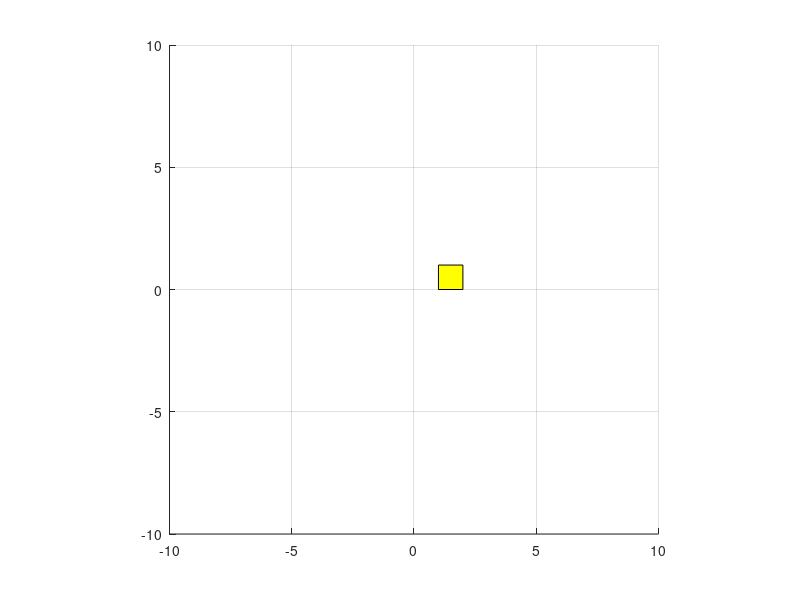

Reproduce this figure in MATLAB. (Note: this script raises an error after producing the figure.)
clc
clearvars
% 
% 
% x = [0 10 10 0];
% y = [0 0 2 2];
% patch(x,y,'red')
% axis([0 10 0 10])
% 
% pi = 0:0.1:2*pi;
% % x = sin(pi)+1;
% % y = cos(pi)+3;
% % x=[0 0.25 1.25 1.5 0.75];
% % y=[3 2 2 3 3.5];
% % oblik = patch(x,y,'red');
% 
% x1 = x;
% y1 = y;
% 
% % for i=1:5
% 
% n=1;
% 
% x=[0 0.25 1.25 1.5 0.75];
% y=[3 2 2 3 3.5];
% 
% for i=1:480
% 
% 
% 
% oblik = patch(x,y,'red');
%     
%      rotate(oblik,[0 0 1],-2,[n 2.75 0])
%     n=n+0.01;
%     pause(1/960)
% end
% % 
% % for i=1:480
% %     x1 = x1-0.01;
% %     set(oblik, 'x', x1)
% %     
% %     pause(1/960)
% % end
% % end
% 
% 
% 
% 
% 
x = [1 1 2 2];
y = [0 1 1 0];
g = hgtransform;
patch(x,y,'y','Parent',g)
axis equal
grid on

xlim([-10 10])
ylim([-10 10])


r1 = 0;
r2 = 2*pi/3;

pt1 = [1 2 3];
pt2 = [1 2 10];
pt3 = [1 20 10];
for t=linspace(0,1,100)
  g.Matrix = makehgtform('translate',[pt1*t pt2*t pt3*t]);%%%'zrotate',r1 + t*(r2-r1)
  drawnow
end
% We can easily add in scaling and rotating too.

